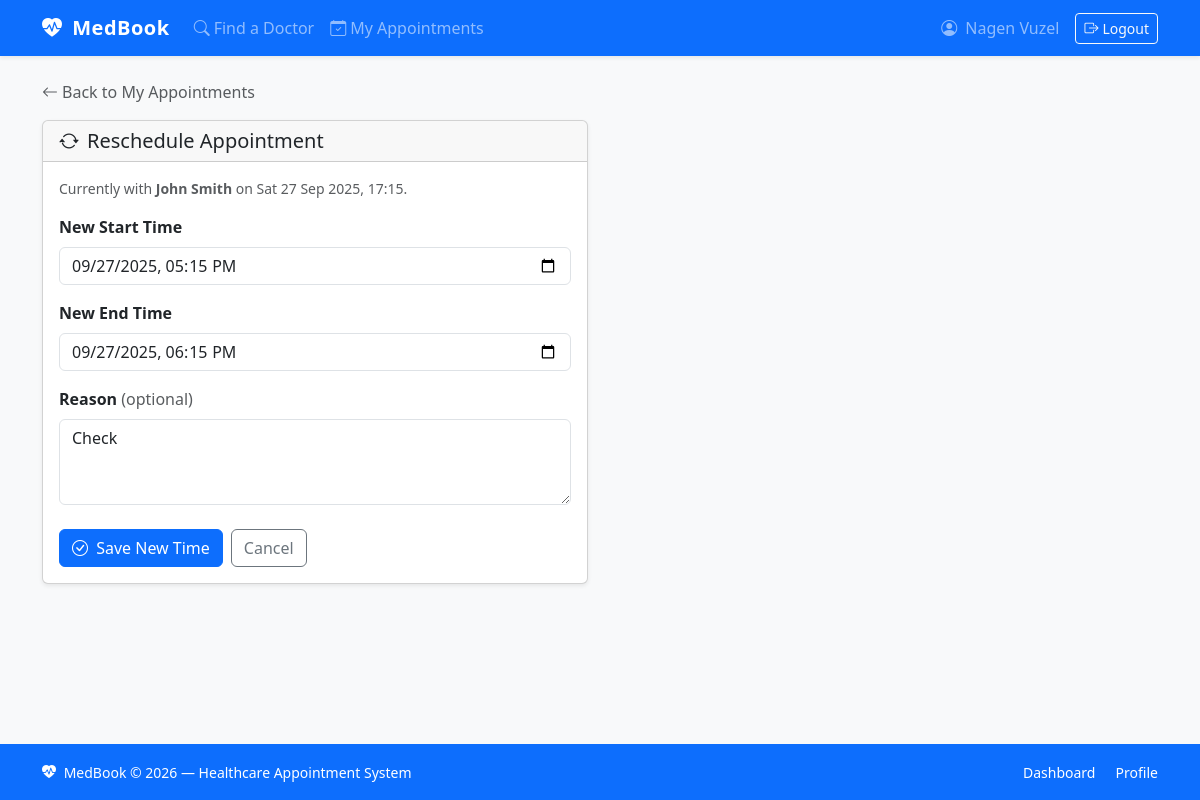
The app's page /appointment/9/reschedule/ (signed in) with its own data.
### bookings/models.py (models this page shows, shortened)
class Appointment(models.Model):
    patient = models.ForeignKey(
        PatientProfile,
        on_delete=models.CASCADE,
        related_name="appointments",
    )
    doctor = models.ForeignKey(
        DoctorProfile,
        on_delete=models.CASCADE,
        related_name="appointments",
    )
    start = models.DateTimeField()
    end = models.DateTimeField()
    status = models.CharField(max_length=10, choices=APPT_STATUS, default="PENDING")
    reason = models.CharField(max_length=200, blank=True, help_text="Optional reason for visit.")
    class Meta:
        ordering = ["-start"]

### accounts/models.py (models this page shows, shortened)
class TimeStampedModel(models.Model):
    created_at = models.DateTimeField(auto_now_add=True)
    updated_at = models.DateTimeField(auto_now=True)
    class Meta:
        abstract = True

class DoctorProfile(TimeStampedModel):
    user = models.OneToOneField(
        settings.AUTH_USER_MODEL,
        on_delete=models.CASCADE,
        related_name="doctorprofile",
    )
    specialty = models.ForeignKey(
        Specialty,
        on_delete=models.SET_NULL,
        null=True,
        blank=True,
        related_name="doctors",
    )
    bio = models.TextField(blank=True)
    phone = models.CharField(max_length=30, blank=True)
    @property
    def full_name(self) -> str:
        return self.user.get_full_name() or self.user.username

### bookings/views.py (the view)
# urls.py: path("appointment/<int:pk>/reschedule/", views.appointment_reschedule, name="appointment_reschedule"),
@login_required
@patient_required
def appointment_reschedule(request, pk):
    patient = request.user.patientprofile
    appt = get_object_or_404(Appointment, pk=pk, patient=patient)
    if appt.status == "CANCELLED":
        messages.error(request, "You cannot reschedule a cancelled appointment.")
        return redirect("bookings:my_appointments")
    if request.method == "POST":
        form = RescheduleForm(request.POST, instance=appt)
        if form.is_valid():
            try:
                updated = form.save(commit=False)
                updated.status = "PENDING"
                updated.full_clean()
                updated.save()
                messages.success(request, "Appointment rescheduled. The doctor will re-confirm it.")
                return redirect("bookings:my_appointments")
            except ValidationError as exc:
                form.add_error(None, exc)
    else:
        form = RescheduleForm(instance=appt)
    return render(request, "bookings/reschedule.html", {"form": form, "appt": appt})

### bookings/forms.py (shortened to what this page needs)
class RescheduleForm(forms.ModelForm):
    start = forms.DateTimeField(
        widget=forms.DateTimeInput(
            attrs={"type": "datetime-local", "class": "form-control"}
        )
    )
    end = forms.DateTimeField(
        widget=forms.DateTimeInput(
            attrs={"type": "datetime-local", "class": "form-control"}
        )
    )
    class Meta:
        model = Appointment
        fields = ["start", "end", "reason"]
        widgets = {
            "reason": forms.Textarea(
                attrs={"class": "form-control", "rows": 3}
            ),
        }

### accounts/context_processors.py (called while the page is built)
def user_role(request):
    if not request.user.is_authenticated:
        return {"is_patient": False, "is_doctor": False}
    return {
        "is_patient": hasattr(request.user, "patientprofile"),
        "is_doctor": hasattr(request.user, "doctorprofile"),
    }

### bookings/templates/bookings/reschedule.html (shortened to what this page needs)
{% extends "bookings/base.html" %}
{% block content %}
<div class="mb-3">
  <a href="{% url 'bookings:my_appointments' %}" class="text-decoration-none text-muted">
    <i class="bi bi-arrow-left me-1"></i>Back to My Appointments
  </a>
</div>
<div class="row">
  <div class="col-lg-6">
    <div class="card shadow-sm">
      <div class="card-header">
        <h2 class="h5 mb-0">
          <i class="bi bi-arrow-repeat me-2"></i>Reschedule Appointment
        </h2>
      </div>
      <div class="card-body">
        <p class="text-muted small mb-3">
          Currently with <strong>{{ appt.doctor.full_name }}</strong> on
          {{ appt.start|date:"D d M Y, H:i" }}.
        </p>
        <form method="post">
          <div class="mb-3">
            <label class="form-label fw-semibold">New Start Time</label>
            {{ form.start }}
          </div>
          <div class="mb-3">
            <label class="form-label fw-semibold">New End Time</label>
            {{ form.end }}
          </div>
          <div class="mb-4">
            <label class="form-label fw-semibold">
              Reason <span class="text-muted fw-normal">(optional)</span>
            </label>
            {{ form.reason }}
          </div>
          <div class="d-flex gap-2">
            <button type="submit" class="btn btn-primary">
              <i class="bi bi-check-circle me-1"></i> Save New Time
            </button>
            <a href="{% url 'bookings:my_appointments' %}" class="btn btn-outline-secondary">
              Cancel
            </a>
          </div>
        </form>
      </div>
    </div>
  </div>
</div>
{% endblock %}

### bookings/templates/bookings/base.html (shortened to what this page needs)
<!doctype html>
<html lang="en">
<head>
  <link href="https://cdn.jsdelivr.net/npm/bootstrap@5.3.3/dist/css/bootstrap.min.css" rel="stylesheet">
  <link href="https://cdn.jsdelivr.net/npm/bootstrap-icons@1.11.3/font/bootstrap-icons.min.css" rel="stylesheet">
</head>
<body class="bg-light">
<nav class="navbar navbar-expand-lg navbar-dark bg-primary shadow-sm">
  <div class="container">
    <a class="navbar-brand" href="{% url 'bookings:dashboard' %}">
      <i class="bi bi-heart-pulse-fill me-1"></i> MedBook
    </a>
    <div class="collapse navbar-collapse" id="navbarMain">
      {% if request.user.is_authenticated %}
        <ul class="navbar-nav me-auto">
          <li class="nav-item">
            <a class="nav-link" href="{% url 'bookings:doctor_list' %}">
              <i class="bi bi-search me-1"></i>Find a Doctor
            </a>
          </li>
          {% if is_patient %}
            <li class="nav-item">
              <a class="nav-link" href="{% url 'bookings:my_appointments' %}">
                <i class="bi bi-calendar-check me-1"></i>My Appointments
              </a>
            </li>
          {% endif %}
        </ul>
        <ul class="navbar-nav ms-auto align-items-center">
          <li class="nav-item">
            <a class="nav-link" href="{% url 'accounts:profile' %}">
              <i class="bi bi-person-circle me-1"></i>
              {{ request.user.get_full_name|default:request.user.username }}
            </a>
          </li>
          <li class="nav-item">
            <form method="post" action="{% url 'accounts:logout' %}" class="m-0 p-0">
              <button type="submit" class="btn btn-sm btn-outline-light ms-2">
                <i class="bi bi-box-arrow-right me-1"></i>Logout
              </button>
            </form>
          </li>
        </ul>
      {% endif %}
    </div>
  </div>
</nav>
<main class="container my-4">
  {% block content %}{% endblock %}
</main>
<footer class="bg-primary text-white mt-auto py-3">
  <div class="container d-flex flex-column flex-md-row justify-content-between align-items-center">
    <span class="small">
      <i class="bi bi-heart-pulse-fill me-1"></i>
      MedBook &copy; {% now "Y" %} — Healthcare Appointment System
    </span>
    <div class="mt-2 mt-md-0">
      {% if request.user.is_authenticated %}
        <a href="{% url 'bookings:dashboard' %}" class="text-white text-decoration-none small me-3">Dashboard</a>
        <a href="{% url 'accounts:profile' %}" class="text-white text-decoration-none small">Profile</a>
      {% else %}
        <a href="{% url 'accounts:login' %}" class="text-white text-decoration-none small me-3">Login</a>
        <a href="{% url 'accounts:register' %}" class="text-white text-decoration-none small">Register</a>
      {% endif %}
    </div>
  </div>
</footer>
</body>
</html>

### bookings/templates/bookings/base.html (style rules this page uses)
body { display: flex; flex-direction: column; min-height: 100vh; }
main { flex: 1; }
.navbar-brand { font-weight: 700; letter-spacing: .5px; }

### records on screen
Appointment: doctor.full_name "John Smith", start "Sat 27 Sep 2025, 17:15", start "09/27/2025 17:15", end "09/27/2025 18:15", reason "Check"

### other values on screen
{{ request.user.get_full_name|default:request.user.username }} "Nagen Vuzel"
